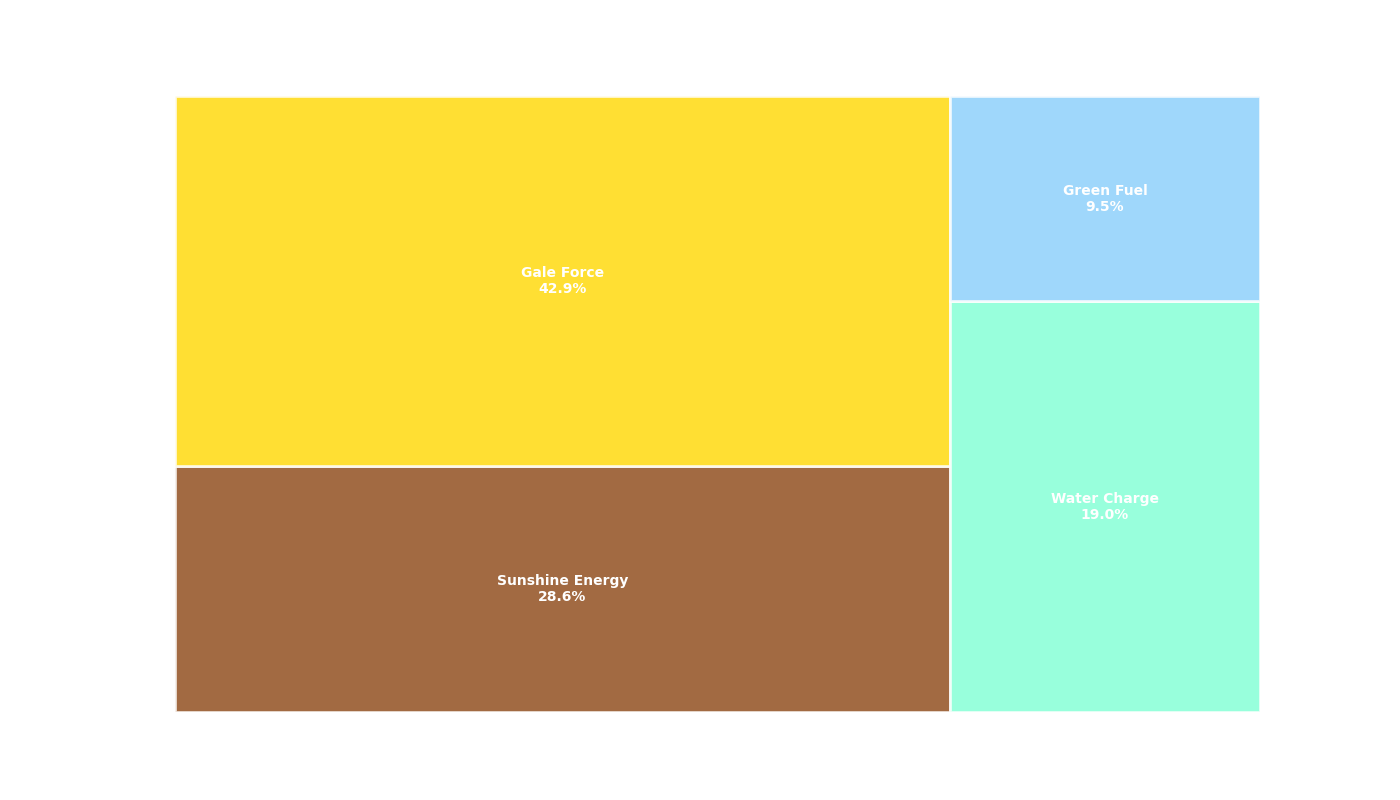

Write the Python code that produced this figure.
import matplotlib.pyplot as plt
import squarify

# Randomly altered energy source names
energy_sources = [
    'Sunshine Energy', 
    'Gale Force', 
    'Water Charge', 
    'Green Fuel'
]

contributions = [300, 450, 200, 100]

total_contribution = sum(contributions)
sizes = [c / total_contribution * 100 for c in contributions]

# Static colors for each energy source
colors = ['#8B4513', '#FFD700', '#7FFFD4', '#87CEFA']

fig, ax = plt.subplots(figsize=(14, 8))

# Updated labels with modified energy source names
squarify.plot(sizes=sizes, label=[f"{source}\n{size:.1f}%" for source, size in zip(energy_sources, sizes)],
              color=colors, alpha=0.8, edgecolor="white", linewidth=2, 
              text_kwargs={'fontsize': 10, 'weight': 'bold', 'color': 'white'})

plt.axis('off')

plt.show()
